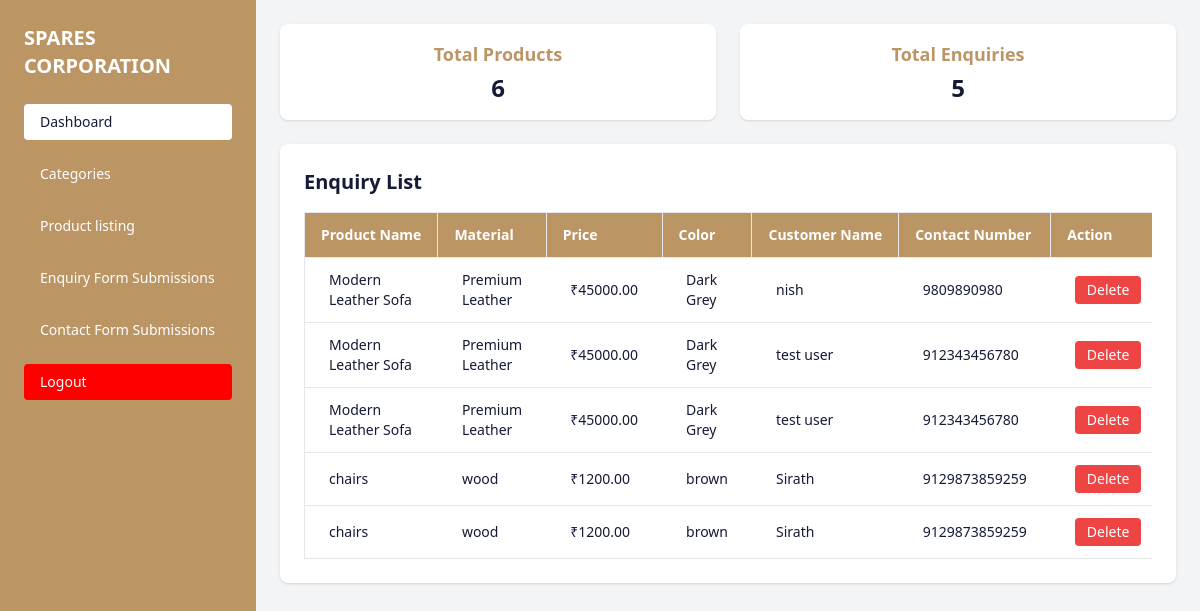
The page /dashboard (signed in) on the database its author committed.
### furnitureapp/models.py (models this page shows, shortened)
class Enquiry(models.Model):
    product_name = models.CharField(max_length=200)
    product_material = models.CharField(max_length=100)
    product_offer = models.DecimalField(max_digits=10, decimal_places=2)
    product_color = models.CharField(max_length=50)
    product_quantity = models.PositiveIntegerField()
    customer_name = models.CharField(max_length=150)
    contact_number = models.CharField(max_length=20)
    created_at = models.DateTimeField(auto_now_add=True)

### furnitureapp/views.py (the view)
# urls.py: path('dashboard', views.dashboard, name="dashboard"),
@never_cache
def dashboard(request):
    if not request.session.get('user_id'):
        return redirect('login')  # Redirect to your login page if not logged in
    if request.method == "POST":
        enquiry_id = request.POST.get("enquiry_id")
        if enquiry_id:
            enquiry = get_object_or_404(Enquiry, id=enquiry_id)
            enquiry.delete()
            return redirect('admin_enquiry')  # or 'dashboard' if you want to stay here
    enquiry = Enquiry.objects.all().order_by('-id')
    enquiry_count = Enquiry.objects.count()
    product_count = Product.objects.count()
    context = {
        'enquiry': enquiry,
        'enquiry_count': enquiry_count,
        'product_count': product_count,
    }
    return render(request, 'admin_dashboard.html', context)

### furnitureapp/context_processors.py (called while the page is built)
def category_menu(request):
    selected_category = request.GET.get("category", "")
    categories = Category.objects.all()
    return {
        "categories": categories,
        "selected_category": selected_category
    }

### furnitureapp/templates/admin_dashboard.html (shortened to what this page needs)
<!DOCTYPE html>
<html lang="en">
<head>
  <script src="https://cdn.tailwindcss.com"></script>
</head>
<body class="bg-white text-[#151a37] font-sans">
  <div class="flex min-h-screen">
<div id="sidebar" class="fixed top-0 left-0 h-full w-64 bg-[#bc9565] text-white p-6 z-50 transform -translate-x-full md:translate-x-0 transition-transform duration-300 ease-in-out">
  <div class="flex items-center justify-between mb-6">
    <div class="w-full  flex justify-center">
       <a href="{% url 'index' %}" id="brand" class="transition-all block">
      <h1 class="mt-2 text-lg md:text-xl md:mt-0 uppercase font-bold text-white">Spares Corporation</h1>
    </a>
    </div>
  </div>
  <nav>
    <ul class="space-y-4 text-sm">
      <li>
        <a href="{% url 'dashboard' %}" class="block py-2 px-4 rounded bg-white text-[#151a37]">Dashboard</a>
      </li>
      <li><a href="{% url 'category' %}" class="block py-2 px-4 rounded hover:bg-white hover:text-[#151a37]">Categories</a></li>
      <li>
        <a href="{% url 'listing' %}" class="block py-2 px-4 rounded hover:bg-white hover:text-[#151a37]">Product listing</a>
      </li>
      <li>
        <a href="{% url 'admin_enquiry' %}" class="block py-2 px-4 rounded hover:bg-white hover:text-[#151a37]">Enquiry Form Submissions</a>
      </li>
      <li>
        <a href="{% url 'admin_contact' %}" class="block py-2 px-4 rounded hover:bg-white hover:text-[#151a37]">Contact Form Submissions</a>
      </li>
      <li>
        <a href="{% url 'logout' %}" class="block py-2 px-4 rounded bg-[red] text-white">Logout</a>
      </li>
    </ul>
  </nav>
</div>
<main class="flex-1 p-4 sm:p-6 ml-0 md:ml-64 bg-gray-100 overflow-x-hidden pt-32">
  <div class="grid grid-cols-1 sm:grid-cols-2 gap-4 sm:gap-6 mb-6">
    <div class="bg-white p-4 rounded-lg shadow text-center text-sm sm:text-base">
      <h2 class="text-base sm:text-lg font-semibold mb-1 text-[#bc9565]">Total Products</h2>
      <p class="text-xl sm:text-2xl font-bold text-[#151a37]" id="totalProducts">{{ product_count }}</p>
    </div>
    <div class="bg-white p-4 rounded-lg shadow text-center text-sm sm:text-base">
      <h2 class="text-base sm:text-lg font-semibold mb-1 text-[#bc9565]">Total Enquiries</h2>
      <p class="text-xl sm:text-2xl font-bold text-[#151a37]" id="totalEnquiries">{{ enquiry_count }}</p>
    </div>
  </div>
  <div class="bg-white p-4 sm:p-6 rounded-lg shadow">
    <h2 class="text-lg sm:text-xl font-semibold mb-4 text-[#151a37]">Enquiry List</h2>
    <div class="overflow-x-auto">
      <table class="min-w-full text-sm text-left border border-gray-200">
        <thead class="bg-[#bc9565] text-white">
          <tr>
            <th class="py-3 px-4 border whitespace-nowrap">Product Name</th>
            <th class="py-3 px-4 border whitespace-nowrap">Material</th>
            <th class="py-3 px-4 border whitespace-nowrap">Price</th>
            <th class="py-3 px-4 border whitespace-nowrap">Color</th>
            <th class="py-3 px-4 border whitespace-nowrap">Customer Name</th>
            <th class="py-3 px-4 border whitespace-nowrap">Contact Number</th>
            <th class="py-3 px-4 border whitespace-nowrap">Action</th>
          </tr>
        </thead>
        <tbody id="enquiryTableBody">
          {% for enquiry in enquiry %}
            <tr class="border-b">
              <td class="py-3 px-6">{{enquiry.product_name}}</td>
              <td class="py-3 px-6">{{enquiry.product_material}}</td>
              <td class="py-3 px-6">₹{{enquiry.product_offer}}</td>
              <td class="py-3 px-6">{{enquiry.product_color}}</td>
              <td class="py-3 px-6">{{enquiry.customer_name}}</td>
              <td class="py-3 px-6">{{enquiry.contact_number}}</td>
              <td class="py-3 px-6 text-center">
                <form method="POST" onsubmit="return confirm('Are you sure you want to delete this submission?');" style="display:inline;">
                  <button type="submit" class="bg-red-500 text-white px-3 py-1 rounded hover:bg-red-600">Delete</button>
                </form>
              </td>
            </tr>
            {% endfor %}
        </tbody>
      </table>
    </div>
  </div>
</main>
</div>
</body>
</html>

### rows shown on the page
Enquiry: product_name "Modern Leather Sofa", product_material "Premium Leather", product_offer "45000.00", product_color "Dark Grey", customer_name "nish", contact_number "9809890980"
Enquiry: product_name "Modern Leather Sofa", product_material "Premium Leather", product_offer "45000.00", product_color "Dark Grey", customer_name "test user", contact_number "912343456780"
Enquiry: product_name "Modern Leather Sofa", product_material "Premium Leather", product_offer "45000.00", product_color "Dark Grey", customer_name "test user", contact_number "912343456780"
Enquiry: product_name "chairs", product_material "wood", product_offer "1200.00", product_color "brown", customer_name "Sirath", contact_number "9129873859259"
Enquiry: product_name "chairs", product_material "wood", product_offer "1200.00", product_color "brown", customer_name "Sirath", contact_number "9129873859259"

### other values the page prints
{{ product_count }} "6"
{{ enquiry_count }} "5"
